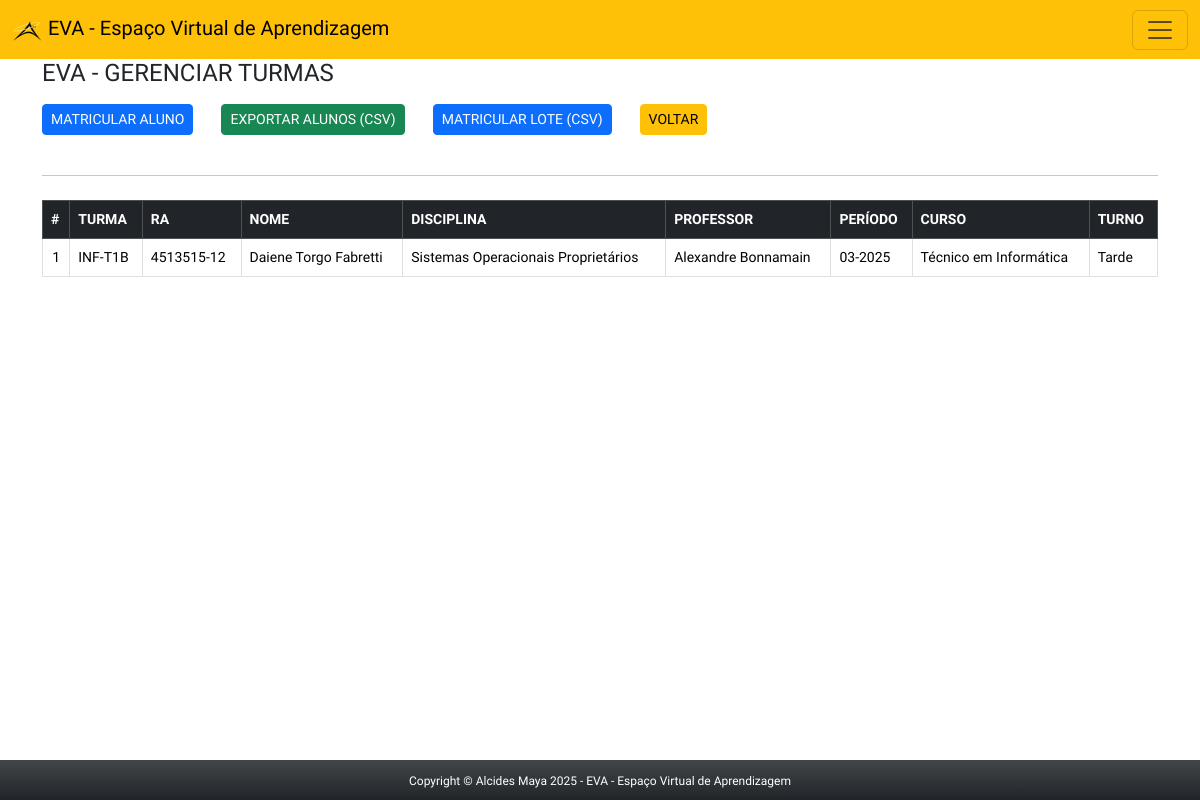
Screenshot of /app/view/adminTurmas.php?id=1&per=1 (signed in) with the database file from the repository.
### tables this page shows
CREATE TABLE `turmas` (
  `id_turma` int(11) NOT NULL,
  `nome_turma` varchar(50) NOT NULL,
  `ativa` tinyint(1) NOT NULL DEFAULT '1',
  `aluno_ra` varchar(20) DEFAULT NULL,
  `disciplina_id` int(11) NOT NULL,
  `professor_id` int(11) NOT NULL,
  `periodo_id` int(11) NOT NULL,
  `curso_id` int(11) NOT NULL,
  `turno_id` int(11) NOT NULL,
  `alterado_por` varchar(30) DEFAULT NULL,
  `data_criado` timestamp NOT NULL DEFAULT CURRENT_TIMESTAMP,
  `data_editado` timestamp NOT NULL DEFAULT CURRENT_TIMESTAMP ON UPDATE CURRENT_TIMESTAMP
);

CREATE TABLE `alunos` (
  `id_aluno` int(11) NOT NULL,
  `nome_aluno` varchar(90) NOT NULL,
  `status_aluno` varchar(10) NOT NULL DEFAULT 'ativo',
  `avatar` varchar(90) NOT NULL DEFAULT 'avatar.png',
  `ra` varchar(15) NOT NULL,
  `cpf` varchar(15) DEFAULT NULL,
  `email` varchar(90) NOT NULL,
  `fone` varchar(15) NOT NULL,
  `curso_id` tinyint(1) DEFAULT NULL,
  `data_criado` timestamp NOT NULL DEFAULT CURRENT_TIMESTAMP,
  `data_editado` timestamp NOT NULL DEFAULT CURRENT_TIMESTAMP ON UPDATE CURRENT_TIMESTAMP
);

CREATE TABLE `disciplinas` (
  `id_disciplina` int(11) NOT NULL,
  `nome` varchar(60) NOT NULL,
  `thumb` varchar(20) NOT NULL DEFAULT 'thumb.png',
  `logo` varchar(90) DEFAULT 'logo.png',
  `curso` int(11) NOT NULL,
  `Ciclo` int(1) NOT NULL,
  `quem_editou` varchar(60) NOT NULL DEFAULT 'Admin',
  `data_criado` timestamp NOT NULL DEFAULT CURRENT_TIMESTAMP,
  `data_editado` timestamp NOT NULL DEFAULT CURRENT_TIMESTAMP ON UPDATE CURRENT_TIMESTAMP
);

CREATE TABLE `professores` (
  `id_prof` int(11) NOT NULL,
  `nome_prof` varchar(90) NOT NULL,
  `email` varchar(90) NOT NULL,
  `fone` varchar(15) NOT NULL,
  `data_criado` timestamp NOT NULL DEFAULT CURRENT_TIMESTAMP,
  `data_editado` timestamp NOT NULL DEFAULT CURRENT_TIMESTAMP ON UPDATE CURRENT_TIMESTAMP
);

CREATE TABLE `periodos` (
  `id_periodo` int(11) NOT NULL,
  `periodo` varchar(50) NOT NULL,
  `data_criado` timestamp NOT NULL DEFAULT CURRENT_TIMESTAMP,
  `data_editado` timestamp NOT NULL DEFAULT CURRENT_TIMESTAMP ON UPDATE CURRENT_TIMESTAMP
);

CREATE TABLE `cursos` (
  `id_curso` int(11) NOT NULL,
  `nome_curso` varchar(100) NOT NULL,
  `quem_editou` varchar(60) NOT NULL,
  `data_criado` timestamp NOT NULL DEFAULT CURRENT_TIMESTAMP,
  `data_editado` timestamp NOT NULL DEFAULT CURRENT_TIMESTAMP ON UPDATE CURRENT_TIMESTAMP
);

CREATE TABLE `turnos` (
  `id_turno` int(11) NOT NULL,
  `turno` varchar(10) NOT NULL,
  `editado_por` varchar(50) NOT NULL,
  `data_criado` timestamp NOT NULL DEFAULT CURRENT_TIMESTAMP,
  `data_editado` timestamp NOT NULL DEFAULT CURRENT_TIMESTAMP ON UPDATE CURRENT_TIMESTAMP
);

### app/config/connect.php (called while the page is built, shortened)
<?php
abstract class Connect {
    private $servidor = 'localhost';
    private $user = 'root';
    private $pass = 'usbw';
    private $banco = 'eva';
    private function connect() {
        $this->conn = new PDO("mysql:host=$this->servidor;dbname=$this->banco", $this->user, $this->pass);
    }
}
?>

### app/model/turma.php (called while the page is built, shortened)
<?php
require_once '../config/connect.php';
class Turma extends Connect{
    private $tabela = 'turmas';
        public function consultarTurma($id_disciplina, $id_periodo){
        $sql = "SELECT t.nome_turma, t.aluno_ra, t.disciplina_id, t.periodo_id, t.professor_id, t.curso_id, d.nome, p.nome_prof, pe.periodo, a.nome_aluno, c.nome_curso, tu.turno
        FROM $this->tabela as t
        LEFT JOIN alunos as a ON t.aluno_ra = a.ra
        LEFT JOIN disciplinas as d ON t.disciplina_id = d.id_disciplina
        LEFT JOIN professores as p ON t.professor_id = p.id_prof
        LEFT JOIN cursos as c ON t.curso_id = c.id_curso
        LEFT JOIN turnos as tu ON t.turno_id = tu.id_turno
        LEFT JOIN periodos as pe ON t.periodo_id = pe.id_periodo
        WHERE id_disciplina = :id_disciplina AND id_periodo = :id_periodo";
        $stmt = $this->conn->prepare($sql);
        $stmt->bindParam(':id_disciplina', $id_disciplina, PDO::PARAM_INT);
        $stmt->bindParam(':id_periodo', $id_periodo, PDO::PARAM_INT);
        $stmt->execute();
        $result = $stmt->fetchAll(PDO::FETCH_ASSOC);
        return $result;
    }
}

### app/view/adminTurmas.php (the view, shortened to what this page needs)
<?php
if (isset($_SESSION['logado']) && $_SESSION['logado'] == true && $_SESSION['nivel'] == 9) {
?>
    <!DOCTYPE html>
    <html lang="pt-br">
    <head>
        <link rel="stylesheet" href="css/style.css">
    </head>
    <body>
        <div class="container-full">
            <?php require_once 'headerAdmin.php'; ?>
            <section class="container main bg-white">
                <h4 class="mb-3"> EVA - GERENCIAR TURMAS</h4>
                <button type="button" class="btn btn-sm btn-primary" data-bs-toggle="modal" data-bs-target="#matAluno">
                    MATRICULAR ALUNO
                </button>
                <button type="button" class="btn btn-sm btn-success ms-4" data-bs-toggle="modal" data-bs-target="#matGrupo">
                    EXPORTAR ALUNOS (CSV)
                </button>
                <button type="button" class="btn btn-sm btn-primary ms-4" data-bs-toggle="modal" data-bs-target="#matLoteCSV">
                    MATRICULAR LOTE (CSV)
                 </button>
                <a href="adminTurmasPer.php" class="btn btn-sm btn-warning ms-4">VOLTAR</a>
                <br>&nbsp;
                <hr class="pt-1 pb-1">
                <table class="table table-bordered table stripped">
                    <thead class="table-dark">
                        <tr>
                            <th>
                                #
                            </th>
                            <th>
                                TURMA
                            </th>
                            <th>
                                RA
                            </th>
                            <th>
                                NOME
                            </th>
                            <th>
                                DISCIPLINA
                            </th>
                            <th>
                                PROFESSOR
                            </th>
                            <th>
                                PERÍODO
                            </th>
                            <th>
                                CURSO
                            </th>
                            <th>
                                TURNO
                            </th>
                        </tr>
                    </thead>
                    <tbody>
                        <?php
                        $id_disciplina = $_GET['id'];
                        $id_periodo = $_GET['per'];
                        $turma = new Turma();
                        $consulta = $turma->consultarTurma($id_disciplina, $id_periodo);
                        $i = 1;
                        foreach ($consulta as $linha) {
                            $nome = $linha['nome_turma'];
                            $ra = $linha['aluno_ra'];
                            $aluno = $linha['nome_aluno'];
                            $disciplina = $linha['nome'];
                            $professor = $linha['nome_prof'];
                            $periodo = $linha['periodo'];
                            $curso = $linha['nome_curso'];
                            $turno = $linha['turno'];
                            echo "
                          <tr>
                              <td class='text-center'>" . $i++ . "</td>
                              <td>$nome</td>
                              <td>$ra</td>
                              <td>$aluno</td>
                              <td>$disciplina</td>
                              <td>$professor</td>
                              <td>$periodo</td>
                              <td>$curso</td>
                              <td>$turno</td>";
                            echo "</tr>";
                        }
                        ?>
                    </tbody>
                </table>
            </section>
            <?php require_once 'footer.php'; ?>
        </div>
    </body>
    </html>
<?php
} else {
    header('Location: ../view/index.php');
}
?>

### app/view/css/style.css (style rules this page uses)
body, * { font-family: 'Saira', sans-serif; font-optical-sizing: auto; font-style: normal; }
table { font-size: 14px; margin-bottom: 150px !important; }

### rows the page displays
turmas: nome_turma "INF-T1B", aluno_ra "4513515-12", alunos.nome_aluno "Daiene Torgo Fabretti", disciplina.nome "Sistemas Operacionais Proprietários", professor.nome_prof "Alexandre Bonnamain", periodo.periodo "03-2025", curso.nome_curso "Técnico em Informática", turno.turno "Tarde"
